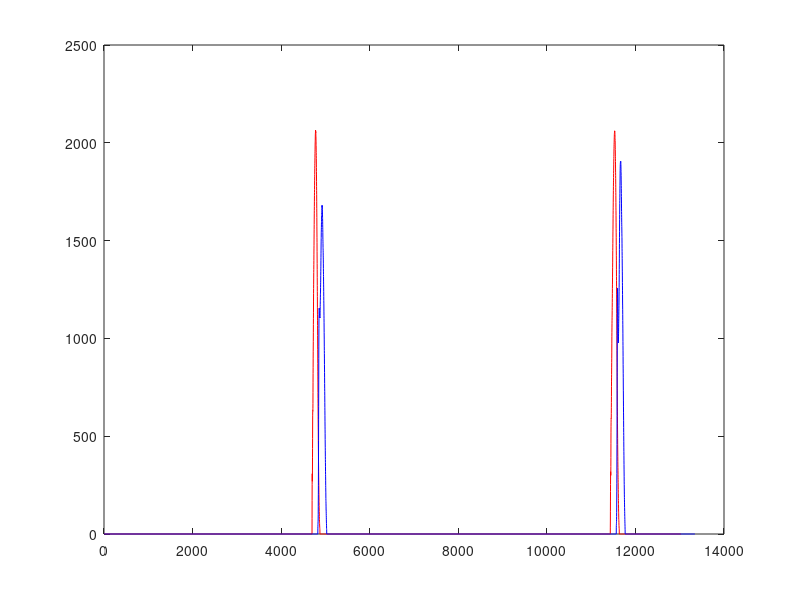
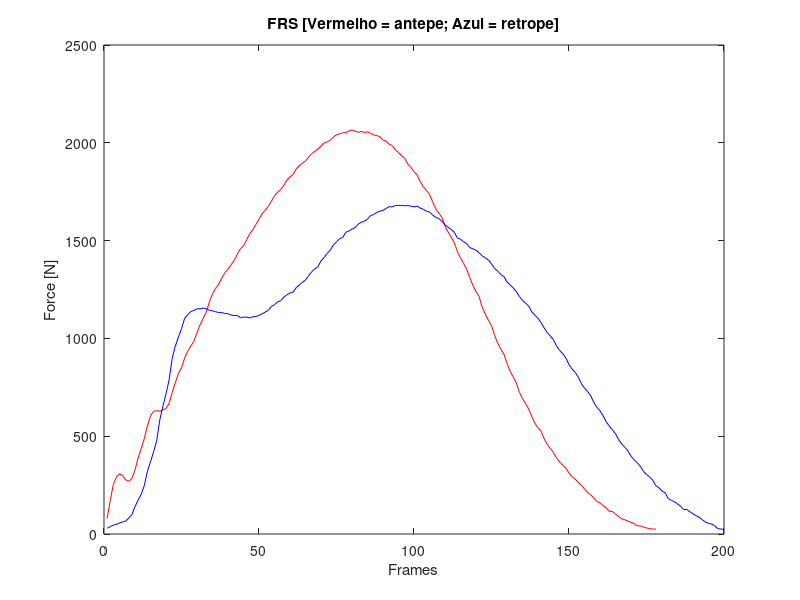

Write the MATLAB code that produced these figures, in order.
clc
close all

pkg load io
vol1_antepe = dlmread('Voluntario_01_antepe.csv', ',', 5, 0);
vol1_retropepe = dlmread('Voluntario_01_retrope.csv', ',', 5, 0);
#fz1 = vol1_antepe(:, 5); % selecionar a coluna 5 que eh o fz da plataforma de forca 1 
fz2_vol1_antepe = vol1_antepe(:, 14); % selecionar a coluna 5 que eh o fz da plataforma de forca 2 
fz2_vol1_retrope = vol1_retropepe(:, 14); % selecionar a coluna 5 que eh o fz da plataforma de forca 2

#plot(fz1, 'b')

plot(fz2_vol1_antepe, 'r')
hold on
plot(fz2_vol1_retrope, 'b')


fsuporte_a = find(fz2_vol1_antepe(1:8000, :) > 0);
fsuporte_r = find(fz2_vol1_retrope(1:8000, :) > 0);


fz2_vol1a = fz2_vol1_antepe(fsuporte_a, :);
fz2_vol1r = fz2_vol1_retrope(fsuporte_r, :);
figure 
plot(fz2_vol1a, 'r')
hold on
plot(fz2_vol1r, 'b')
title('FRS [Vermelho = antepe; Azul = retrope]')
ylabel('Force [N]')
xlabel('Frames') % passar para tempo em segundos
